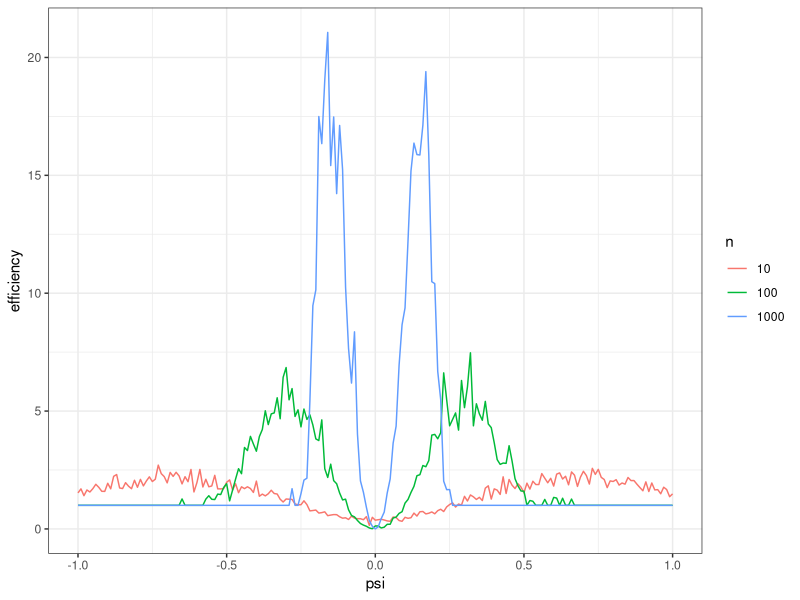
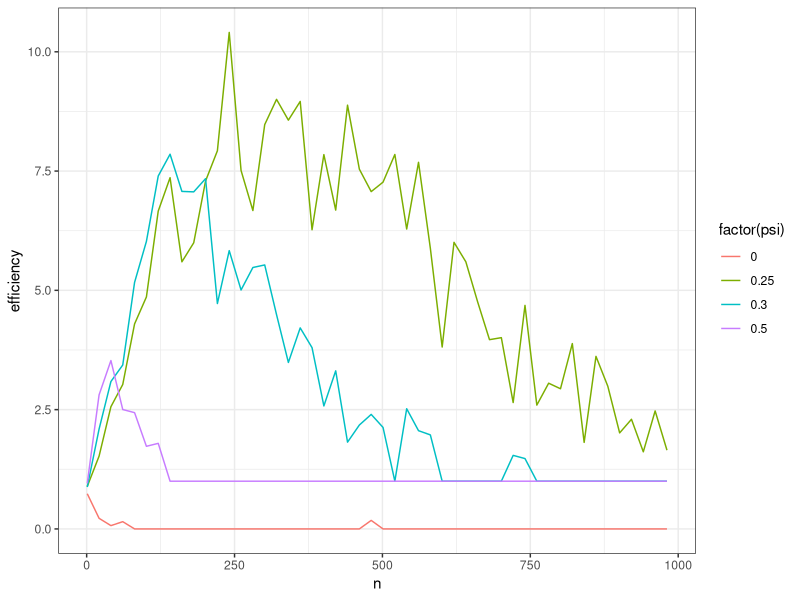

Generate these figures, in order, with R:
## ---- chunk 1
library(tidyverse)

hodges = function(Z) {
    n = length(Z)
    ifelse(abs(mean(Z)) > n^(-1/4), mean(Z), 0)
}

sim = function(n, psi) {
    Z = rnorm(n, mean=psi)
    tibble(
        n = n,
        psi = psi,
        mean = mean(Z), 
        hodges = hodges(Z)
    )
}

params = expand_grid(
    n = c(10, 100, 1000), 
    psi = seq(-1,1, 0.01),
) 

result = 1:100 |> 
    map_df(~pmap_df(params, sim)) 
    
result |>
    group_by(n = factor(n), psi) |>
    summarize(
        mse_mean = mean((mean - psi)^2),
        mse_hodges = mean((hodges - psi)^2),
        efficiency = mse_hodges / mse_mean
    ) |> 
ggplot() +
    geom_line(aes(psi, efficiency, color=n)) +
    theme_bw()
## ---- chunk 2
params = expand_grid(
    n = seq(1, 1000, by=20),
    psi = c(0, 0.25, 0.3, 0.5)
) 

result = 1:100 |> 
    map_df(~pmap_df(params, sim)) 
    
result |>
    group_by(n = n, psi = psi) |>
    summarize(
        mse_mean = mean((mean - psi)^2),
        mse_hodges = mean((hodges - psi)^2),
        efficiency = mse_hodges / mse_mean
    ) |> 
ggplot() +
    geom_line(aes(n, efficiency, color=factor(psi))) +
    theme_bw()
